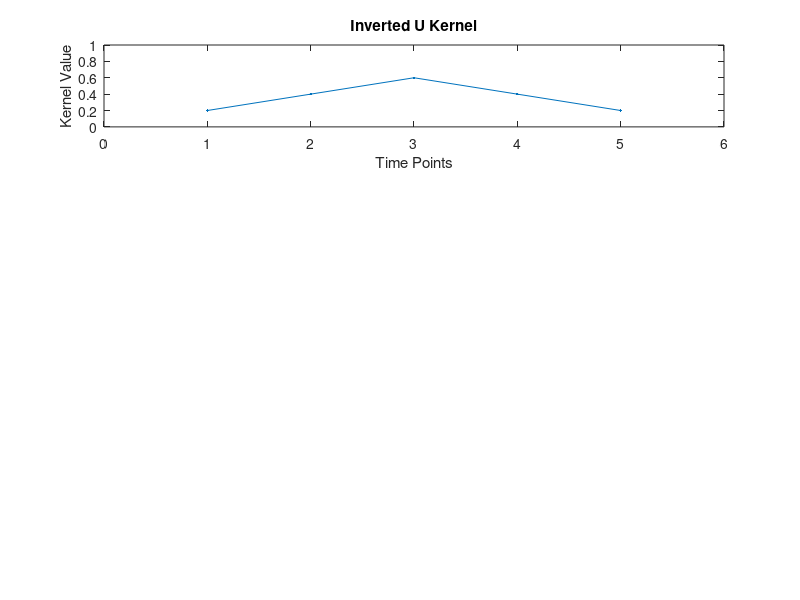

This chart was generated by the following MATLAB code: (Note: this script raises an error after producing the figure.)
% 1a.) Inverted U- Kernel 
Inverted_U_kernel= [0.2, 0.4, 0.6, 0.4, 0.2];
subplot(4,1,1)
plot(Inverted_U_kernel ,'.-')
set(gca,'xlim',[0 6],'ylim',[0 1])
xlabel('Time Points');
ylabel('Kernel Value');
title('Inverted U Kernel');

%To Convolve the Inverted_U_ kernels with 50 time-points of EEG data
% from one electrode - use the recording of the Fcz electrode for the first trial from sampleEEGdata.

% Load EEG data
load sampleEEGdata.mat
data = 'sampleEEGdata.mat';

% Specify the label of the channel to plot
which_channel_to_plot = 'fcz';

% Find the index (channel number) of that label
channel_index = find(strcmpi(which_channel_to_plot, {EEG.chanlocs.labels}));
eeg_data = squeeze(EEG.data(channel_index, 1:50, 1));
mean_data = mean(eeg_data);
sd_data = std(eeg_data);
eeg_data_zscored = (eeg_data - mean_data)/sd_data;

% Plot EEG data
subplot(4,1,2)
time_range = [1:50]; % in ms
plot(time_range, eeg_data_zscored);
xlabel('Time (ms)');
ylabel('Amplitude');
title(['EEG Data - Electrode ', which_channel_to_plot, ', Trial 1']);
%Plotting using convolved function (inbuilt)
matlab_conv_result_1 = conv(eeg_data_zscored,Inverted_U_kernel,'same');
% plotting  the result of Inverted_U_convolution (inbuilt)
subplot(4,1,3)
time_range = [1:50]; % in ms
plot(time_range, matlab_conv_result_1);
xlabel('Time (ms)');
ylabel('Amplitude');
title(['convolved-EEG Data - Electrode (done using conv function_using Inverted_U_kernel) ', which_channel_to_plot, ', Trial 1']);

% using manual custom code convolution (for_inverted_U_kernel)
dat4conv = [zeros(1,length(Inverted_U_kernel)-1) eeg_data_zscored zeros(1,length(Inverted_U_kernel)-1) ]; % padding zeroes on both sides which depends on the length of kernel and data points. 

% running convolution
tic
for ti=1:numel(dat4conv) - length(Inverted_U_kernel) + 1
    convolution_result(ti) = sum(dat4conv(ti:ti+length(Inverted_U_kernel)-1).*Inverted_U_kernel); 
end
toc
convolution_result_trimmed = convolution_result(3:52);
% Plotting convolve data
subplot(4,1,4)
time_range = [1:50]; % in ms
plot(time_range, convolution_result_trimmed, 'g');
xlabel('Time (ms)');
ylabel('Amplitude');
title(['convolved-EEG Data - Electrode (done manually_for inverted_U_kernel) ', which_channel_to_plot, ', Trial 1']);


%% Using_ Decay function_kernel 
kernel_decay= [1, 0.6, 0.4, 0.30,.2];
figure;
subplot (4,1,1)
plot(kernel_decay ,'.-')
set(gca,'xlim',[0 6],'ylim',[0 1])
xlabel('Time Points');
ylabel('Kernel Value');
title('Decay Function Kernel');

% 2.) To Convolve the decay_function kernels with 50 time-points of EEG data
% from one electrode - use the recording of the Fcz electrode for the first trial from sampleEEGdata.

% Load EEG data
load sampleEEGdata.mat
data = 'sampleEEGdata.mat';

% Specify the label of the channel to plot
which_channel_to_plot = 'fcz';

% Find the index (channel number) of that label
channel_index = find(strcmpi(which_channel_to_plot, {EEG.chanlocs.labels}));
eeg_data = squeeze(EEG.data(channel_index, 1:50, 1));
mean_data = mean(eeg_data);
sd_data = std(eeg_data);
eeg_data_zscored = (eeg_data - mean_data)/sd_data;

% Plot EEG data
subplot(4,1,2)
time_range = [1:50]; % in ms
plot(time_range, eeg_data_zscored);
xlabel('Time (ms)');
ylabel('Amplitude');
title(['EEG Data - Electrode ', which_channel_to_plot, ', Trial 1']);

%Plotting using convolved function (inbuilt)
matlab_conv_result_2 = conv(eeg_data_zscored,kernel_decay,'same');


% plotting  the result of Decay_funciton_kernel (inbuilt)
subplot(4,1,3)
time_range = [1:50]; % in ms
plot(time_range, matlab_conv_result_2);
xlabel('Time (ms)');
ylabel('Amplitude');
title(['convolved-EEG Data - Electrode (done using conv function_using decay function) ', which_channel_to_plot, ', Trial 1']);

% using manual custom code convolution (using kernel_decay)
dat4conv = [zeros(1,length(kernel_decay)-1) eeg_data_zscored zeros(1,length(kernel_decay)-1) ]; % padding zeroes on both sides which depends on the length of kernel and data points. 

% running convolution
tic
for ti=1:numel(dat4conv) - length(kernel_decay) + 1
    convolution_result(ti) = sum(dat4conv(ti:ti+length(kernel_decay)-1).*kernel_decay); 
end
toc
convolution_result_trimmed = convolution_result(3:52);
% Plotting convolve data
subplot(4,1,4)
time_range = [1:50]; % in ms
plot(time_range, convolution_result_trimmed, 'g');
xlabel('Time (ms)');
ylabel('Amplitude');
title(['convolved-EEG Data - Electrode (done manually_for kernel_decay) ', which_channel_to_plot, ', Trial 1']);

%% 3.) Based on visual inspection, what is the effect of convolving the EEG data with these two kernels? 
%After performing the convolution using these 2 kernel, 
% for the Inverted U kernel:  a smootheed signal is obtained capturing
% distinct peaks, whereas for Decay function kernel: a smoothed signal is
% also obtained but the signal decays smoothly over time capturing the
% fading the transient EEG signals more appropriately in comparison to Inverted
%- U kernel. 

%% 4.) To perform convolution using DTFT, FFT and iFFT


% Find the index (channel number) of that label
eeg_data_all_data_points = squeeze(EEG.data(channel_index, 1:640, 1));
mean_data = mean(eeg_data_all_data_points);
sd_data = std(eeg_data_all_data_points);
eeg_data_zscored_all_data_points = (eeg_data_all_data_points - mean_data)/sd_data;

% Plot EEG data
figure;
subplot(6,1,1)
time_range = [1:640]; % in ms
plot(time_range, eeg_data_zscored_all_data_points);
xlabel('Time (ms)');
ylabel('Amplitude');
title(['EEG Data - Electrode- all_time_points', which_channel_to_plot, ', Trial 1']);

N = length(eeg_data_all_data_points);
time = (0:N-1)/N; % time starts at 0; dividing by N normalizes to 1

% Fourier transform of data
for fi=1:N 
    % create sine wave
    sine_wave = exp(-1i*2*pi*(fi-1).*time);
    % compute dot product between sine wave and data 
    fourier_data(fi) = sum(sine_wave.*eeg_data_all_data_points);
end

N = length(Inverted_U_kernel);
time = (0:N-1)/N; % time starts at 0; dividing by N normalizes to 1

% Fourier transform of inverted kernel
for fj=1:N
    % create sine wave
    sine_wave = exp(-1i*2*pi*(fj-1).*time);
    % compute dot product between sine wave and data 
    fourier_inv_kernel(fj) = sum(sine_wave.*Inverted_U_kernel);
end

%product_of_fouriers = 

%% Performing FFT and IFFT 

load sampleEEGdata.mat
data = 'sampleEEGdata.mat';
% extracting_eeg_data_points
which_channel_to_plot = 'fcz';
channel_index = find(strcmpi(which_channel_to_plot, {EEG.chanlocs.labels}));
eeg_data_all_data_points = squeeze(EEG.data(channel_index, 1:640, 1));

Inverted_U_kernel= [0.2 0.4 0.6 0.4 0.2];

kernel_decay= [1, 0.6, 0.4, 0.30, .2];

fft_eeg_data = fft (eeg_data_all_data_points, length (eeg_data_all_data_points) + length (Inverted_U_kernel)-1);
fft_kernel = fft (Inverted_U_kernel,length (eeg_data_all_data_points) + length (Inverted_U_kernel)-1); 
fft_product= fft_eeg_data.* fft_kernel;
conv_inverse_output = ifft(fft_product);
convo_inverse_output = conv_inverse_output(3:642); 

tic
for k=1:1000
    fft_eeg_data = fft (eeg_data_all_data_points, length (eeg_data_all_data_points) + length (Inverted_U_kernel)-1);
    fft_kernel = fft (Inverted_U_kernel,length (eeg_data_all_data_points) + length (Inverted_U_kernel)-1); 
    fft_product= fft_eeg_data.* fft_kernel;
    conv_inverse_output = ifft(fft_product);
    convo_inverse_output = conv_inverse_output(3:642); 

end
toc

auto_conv = conv(eeg_data_all_data_points, Inverted_U_kernel, 'same');

figure;
plot(convo_inverse_output)
hold on 
plot(auto_conv)
legend

%% Which of the three methods that you learnt is fastest? Slowest?
% Among the three methods the fastest method was found to be for the
% manualcustom code for convolution in comparison to inbuilt function for
% convolution. 

